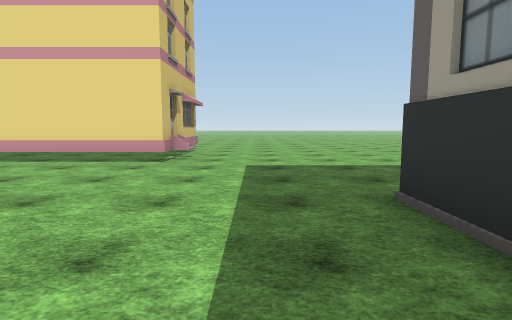
View 1 (above)

22 first-person views from a walk through a scene from a Unity 3-D project. The camera is 1.4 m above the floor, tilts 6° down and sees 80° across. The floor is counted in squares, 2 m on a side. Each view is taken from the middle of a square. On the plan, view 1 faces up. The plan holds only what a view shows up to about 10 squares ahead; the rest is blank. The place goes on beyond the plan. The player character is not drawn. Some animated figures are left out. Some surface patterns are stand-ins.

View 2
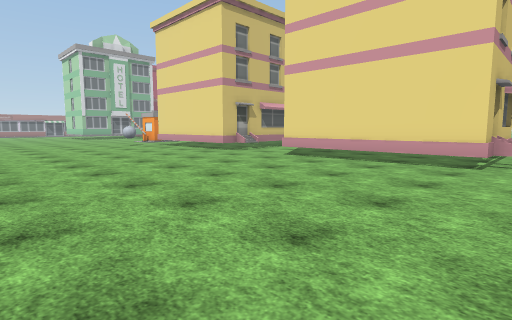

View 3
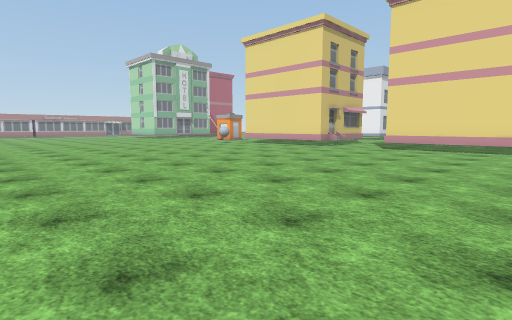

View 4
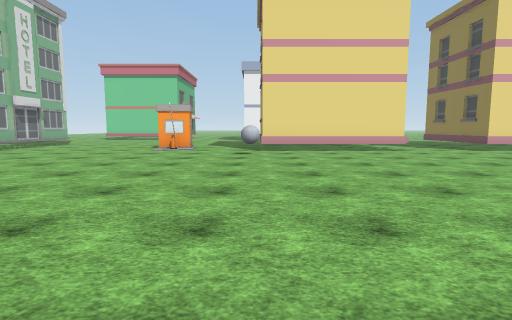

View 5
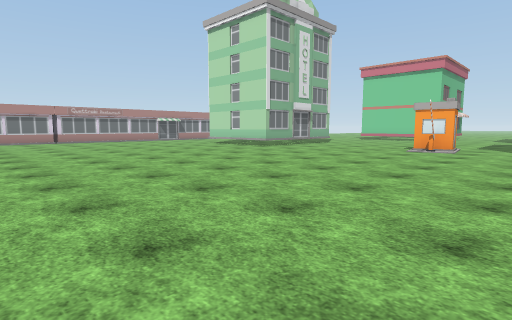

View 6
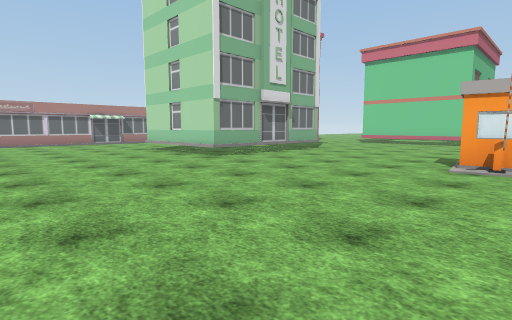

View 7
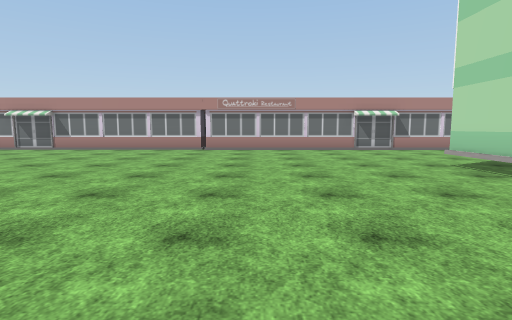

View 8
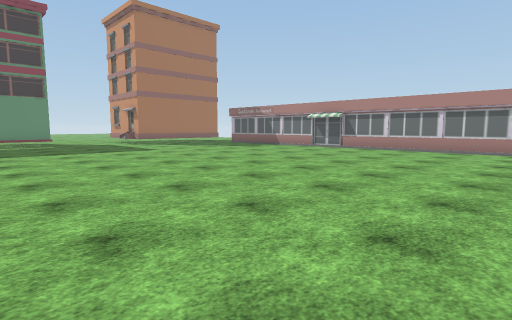

View 9
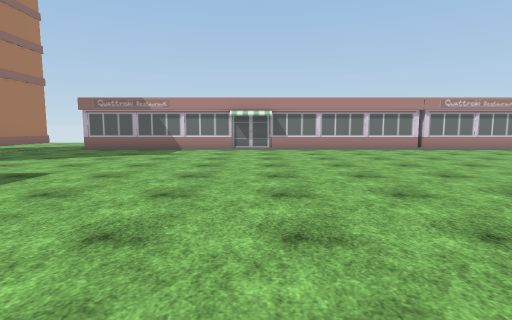

View 10
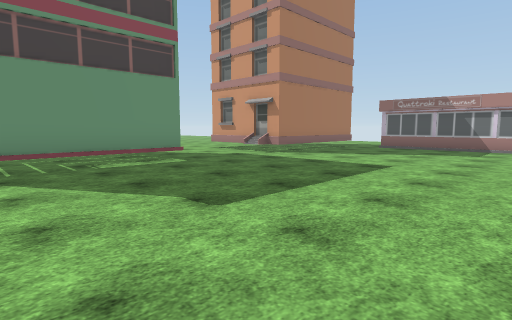

View 11
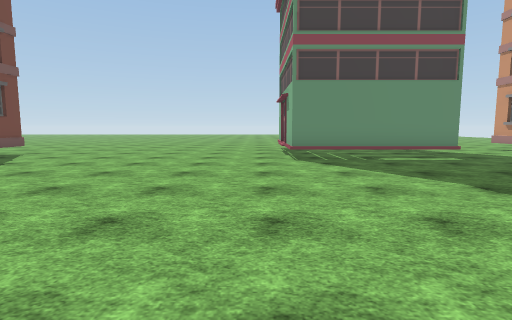

View 12
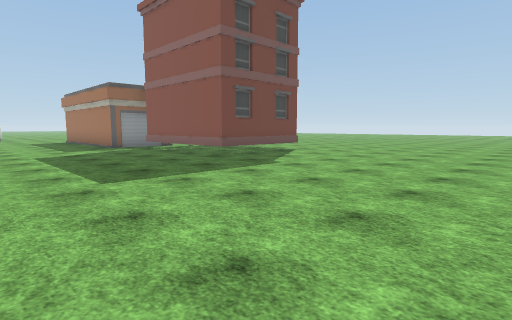

View 13
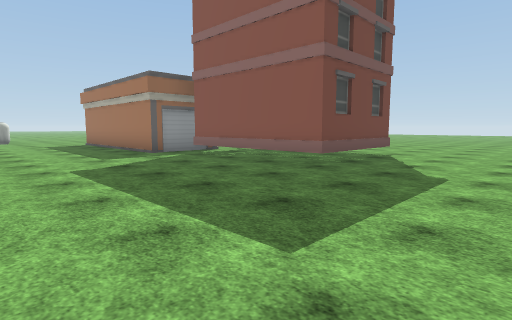

View 14
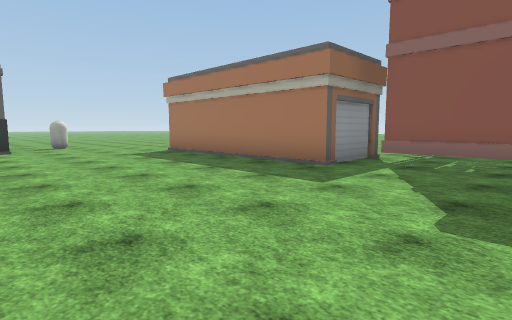

View 15
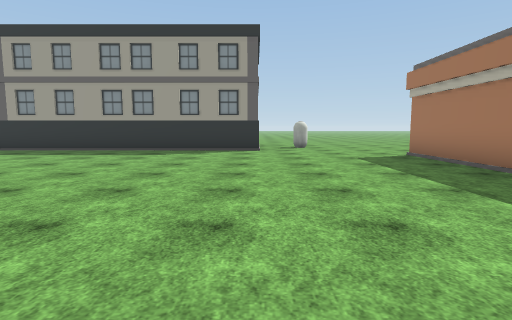

View 16
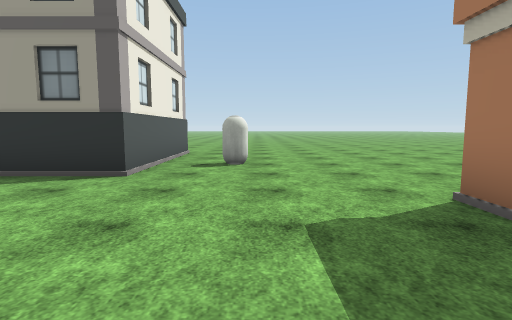

View 17
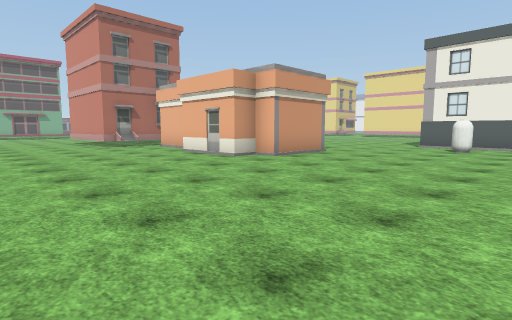

View 18
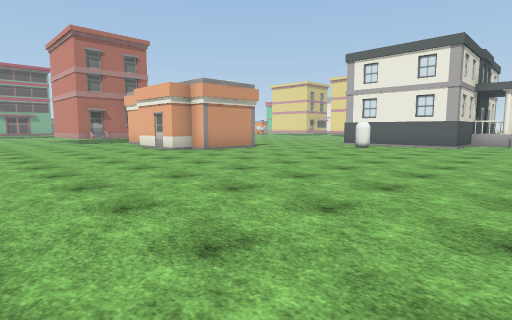

View 19
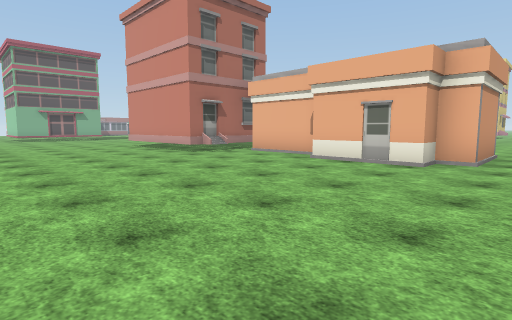

View 20
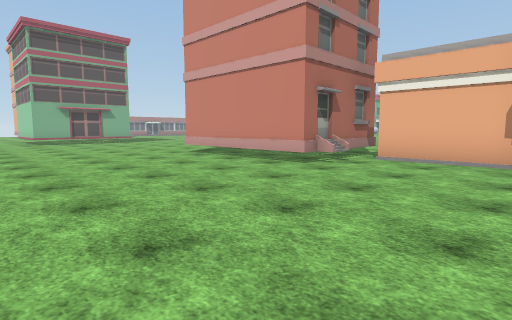

View 21
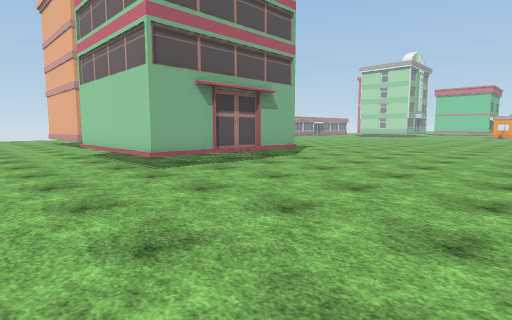

View 22
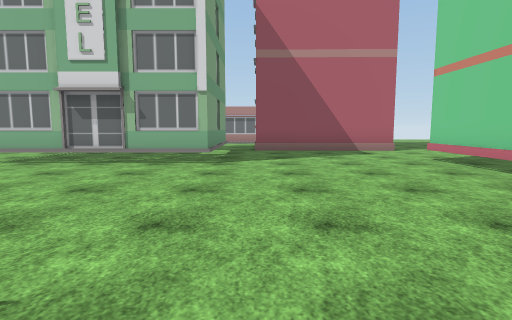

### Floor plan
Key: @ floor where view 1 was taken; # wall or solid block; . floor; B building; A ball.
Columns run from 29 left of view 1 to 8 right of it. Each row starts with its distance up from view 1.
 16     ...B
 15     B...##
 14     #.......
 13     #........
 12     #.........
 11     #..........
 10     .####.....              ......
  9         #....B..           B......
  8 #       #....B..           #......
  7 B....  ##....B..    #..#   #.....
  6 #....###B........####..#####.....
  5 #...............A...............
  4 B...............................
  3 B..............................#
  2 #..............................#
  1 B..............................#
  0 B............................@.#
 -1 #..............................#
 -2 B..............................#
 -3 B..............................#
 -4 B..........         ...........#
 -5 #.......... ...................####..
 -6 #....................................
 -7 #...............................#....
 -8 B....................................
 -9 #......................#######.......
-10 #.................########  ##.......
-11 ..................#   #B### ##........
-12 #####...###B......#  ##B..###.........
-13     #...  ##......####B...............
-14     B...   #..........................
-15     #...   #..........................
-16     ..................................
-17     ..................................
-18           .......   ...........

Positions as (right, up) in squares from view 1, and headings:
1: (0, 0), facing up
2: (-1, 0), facing up-left
3: (-2, -4), facing up-left
4: (-13, -3), facing up
5: (-13, -3), facing up-left
6: (-15, 1), facing up-left
7: (-19, 2), facing left
8: (-19, 1), facing down-left
9: (-19, -5), facing left
10: (-18, -6), facing down-left
11: (-17, -5), facing down
12: (-17, -5), facing down-right
13: (-14, -5), facing down-right
14: (-9, -4), facing down-right
15: (-8, -5), facing right
16: (-3, -7), facing right
17: (5, -17), facing up-left
18: (8, -17), facing up-left
19: (1, -18), facing up-left
20: (-3, -18), facing up-left
21: (-13, -18), facing up-left
22: (-15, 11), facing left
